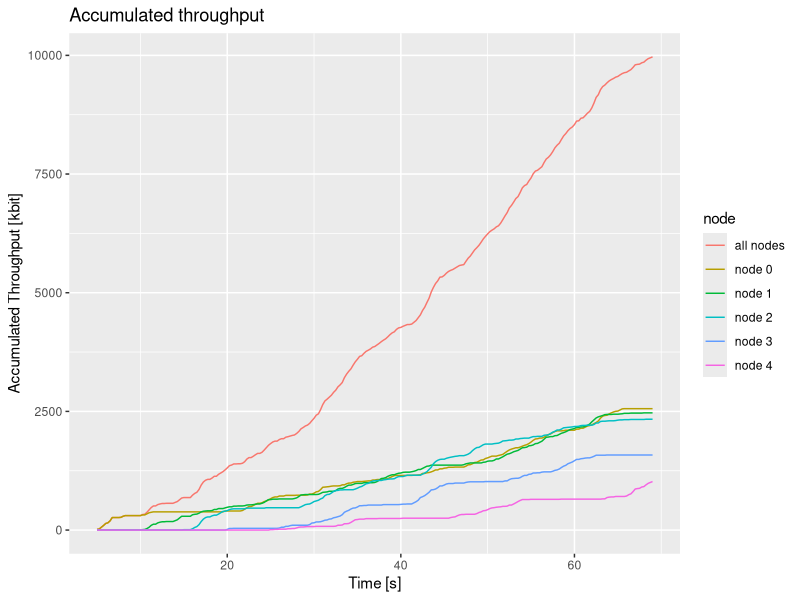

R code for this plot:
library(ggplot2)

pdf(file="ReNe_SoSe_2013_PA2b_943147_accu.pdf", onefile=TRUE, pagecentre=TRUE, width=12, height=6)

file <- read.csv(file="./ReNe_SoSe_2013_PA2b_943147_accuthroughput.csv", head=TRUE, sep=",")

print(
  qplot(time,bytes,data=file,geom="line",color=node, xlab="Time [s]", ylab="Accumulated Throughput [kbit]", main="Accumulated throughput")
)